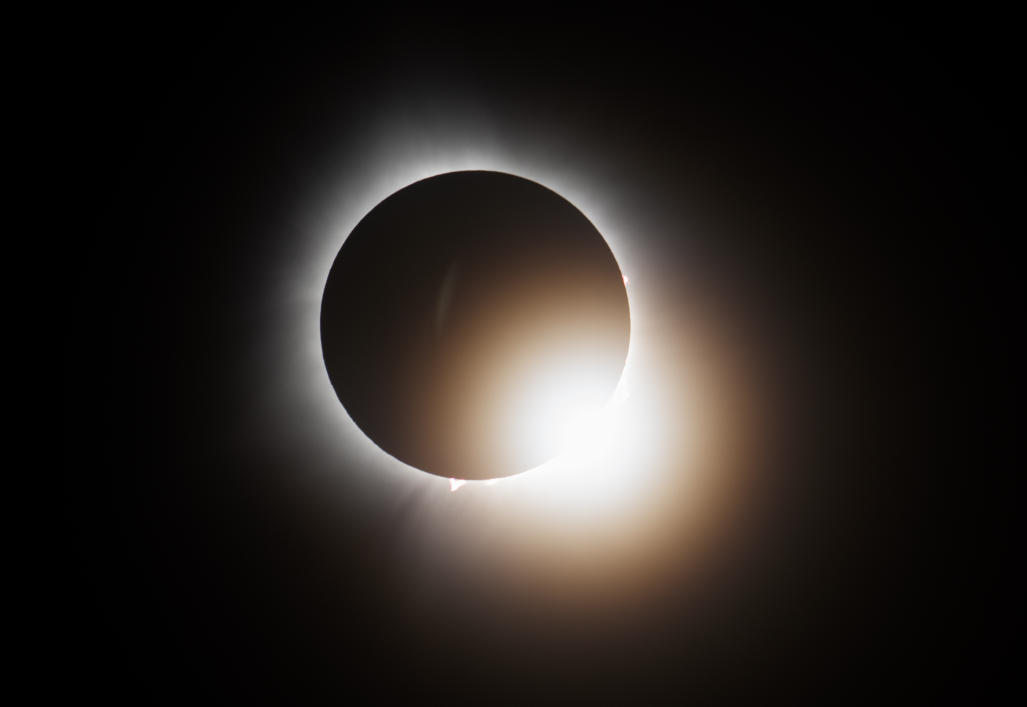
#> input picture Initial inputs/Eclipse Images/B2_Speedway_Indiana_April_8th_2024.jpg, 4107 x 2826 px, found by its file name (shown at 1/4 size)
$ python bead_process.py
#> lines starting #> are read from the running program, lines starting #| are printed output that depends on the picture
import cv2
import matplotlib.pyplot as plt
import numpy as np

from PIL import Image


img = cv2.imread("B2_Speedway_Indiana_April_8th_2024.jpg")
#> img is the input picture: shape (2826, 4107, 3); mean B, G, R 31.9, 35.4, 40.3
gray = cv2.cvtColor(img, cv2.COLOR_BGR2GRAY)
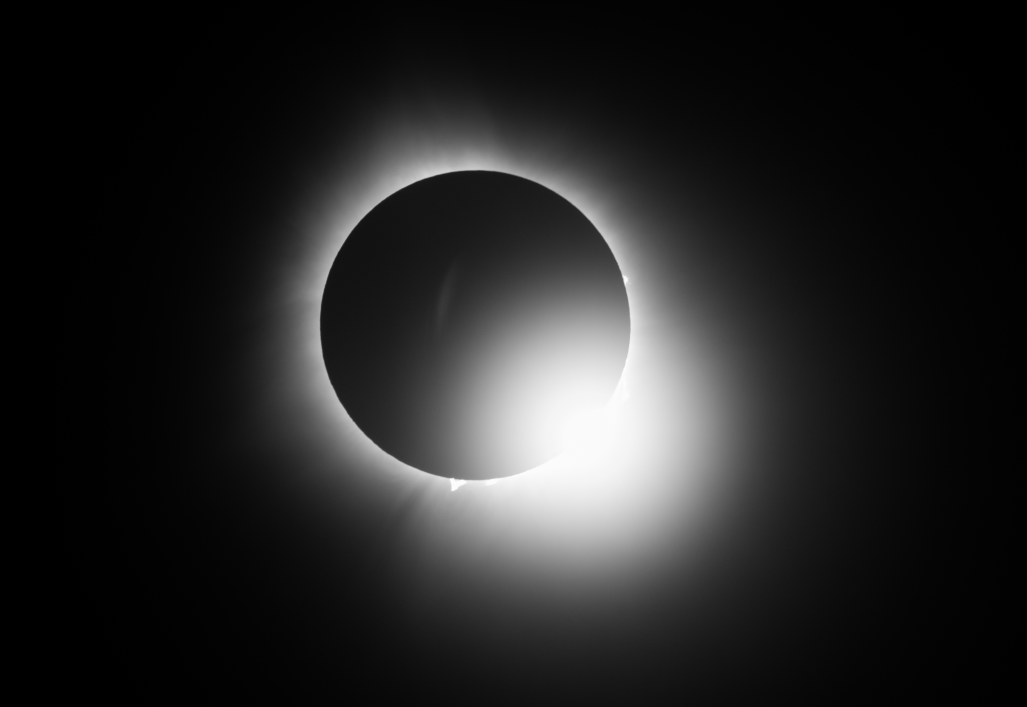
#> gray: shape (2826, 4107) (shown at 1/4 size); min 0, max 253, mean 36.5
gray_blur = cv2.GaussianBlur(gray, (5, 5), 0)

circles = cv2.HoughCircles(
    gray_blur,
    method=cv2.HOUGH_GRADIENT,
    dp=1.2,
    minDist=100,
    param1=50,
    param2=30,
    minRadius=300,
    maxRadius=700
)
#> circles = [[1897.8, 1300.2, 619.1], [1980.6, 1231.8, 514.4], [1871.4, 1203, 519.4]]

if circles is not None:
    circles = np.round(circles[0, :]).astype("int")
#> circles = [[1898, 1300, 619], [1981, 1232, 514], [1871, 1203, 519]]

    # If multiple circles are found, pick the one with the largest radius,
    # or the one whose center is near the image center, etc.
    largest_circle = max(circles, key=lambda c: c[2])
#> largest_circle = [1898, 1300, 619]
    center_x, center_y, radius_px = largest_circle
#> center_x = 1898; center_y = 1300; radius_px = 619
    print("Detected circle (x,y,radius):", (center_x, center_y,radius_px))
#| Detected circle (x,y,radius): (1898, 1300, 619)

    #np.save("eclipse_geometry.npy", np.array([int(center_x), int(center_y), int(radius_px)]))

    np.save("eclipse_geometry.npy", np.array([center_x, center_y, radius_px]))

#Threshhold
# _, thresh = cv2.threshold(gray_blur, 30, 255, cv2.THRESH_BINARY)
#contours, hierarchy = cv2.findContours(
#    thresh, cv2.RETR_EXTERNAL, cv2.CHAIN_APPROX_SIMPLE
#)
# Find the largest contour by area (likely the Moon’s disk)
#largest_contour = max(contours, key=cv2.contourArea)
#(x_cont, y_cont), radius_fit = cv2.minEnclosingCircle(largest_contour)
#center_x, center_y = int(x_cont), int(y_cont)

img_out = img.copy()
cv2.circle(img_out, (int(center_x), int(center_y)), int(radius_px), (0, 255, 0), 4)
cv2.circle(img_out, (int(center_x), int(center_y)), 6, (0, 0, 255), -1)


cv2.imwrite("Detected_lunar_disk_output.png", img_out)
plt.figure(figsize=(10, 8))
plt.imshow(cv2.cvtColor(img_out, cv2.COLOR_BGR2RGB))
plt.title("✔ Correctly Marked Lunar Disk")
plt.axis("off")
plt.show()
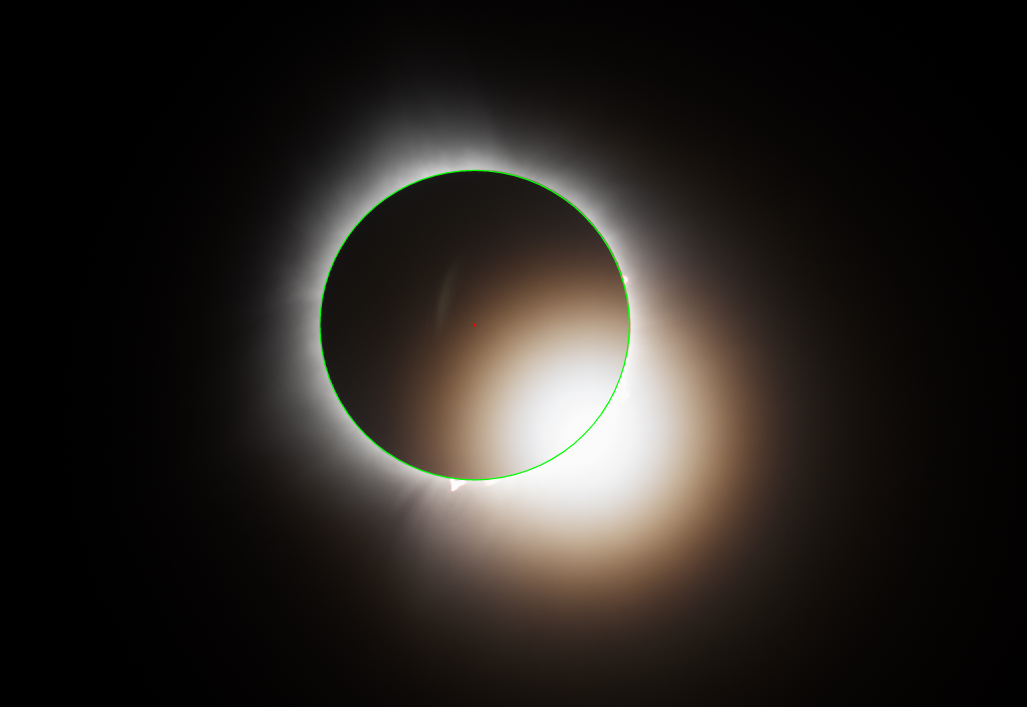
#> shown: shape (2826, 4107, 3) (shown at 1/4 size); mean R, G, B 40.1, 35.6, 31.7

$ run again, with Initial inputs/Eclipse Images/B11_Rawlins_TX_April_8th_2024.jpg copied over Initial inputs/Eclipse Images/B2_Speedway_Indiana_April_8th_2024.jpg
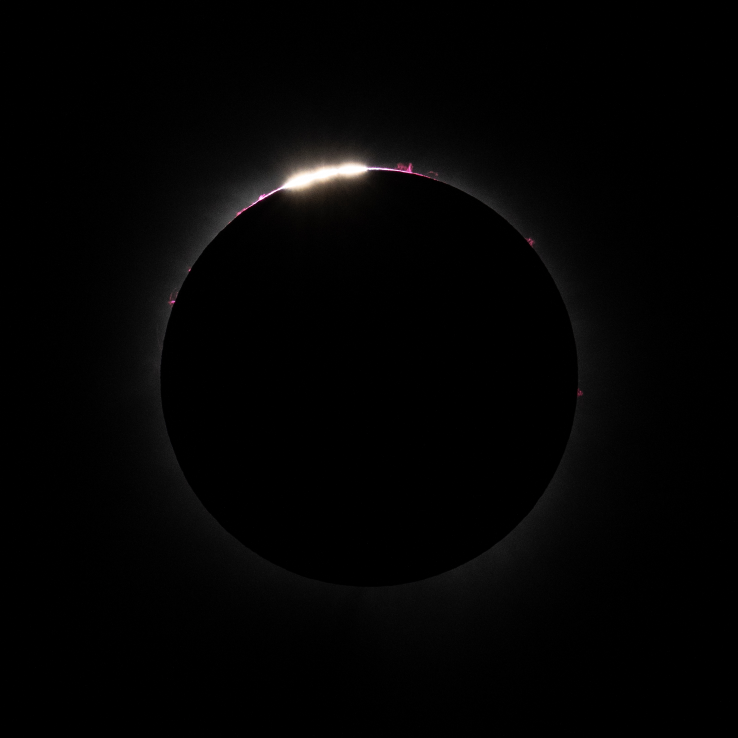
#> input picture Initial inputs/Eclipse Images/B11_Rawlins_TX_April_8th_2024.jpg, 2213 x 2213 px, found by its file name (shown at 1/3 size)
#> img is the input picture: shape (2213, 2213, 3); mean B, G, R 3.4, 3.4, 3.6
#> `circles = cv2.HoughCircles( gray_blur, method=cv2.HOUGH_GRADIENT, dp=1..`: circles = 15 rows, first 8: [1107, 1132.2, 626.9], [1155, 1042.2, 524.4], [1024.2, 1073.4, 525], [972.6, 970.2, 414.7], [1150.2, 940.2, 432.4], [1187.4, 1207.8, 518.4], [1228.2, 1110.6, 504.5], [1066.2, 852.6, 383.3]
#> `circles = np.round(circles[0, :]).astype("int")`: circles = 15 rows, first 8: [1107, 1132, 627], [1155, 1042, 524], [1024, 1073, 525], [973, 970, 415], [1150, 940, 432], [1187, 1208, 518], [1228, 1111, 504], [1066, 853, 383]
#> largest_circle = [1107, 1132, 627]
#> center_x = 1107; center_y = 1132; radius_px = 627
#| Detected circle (x,y,radius): (1107, 1132, 627)
#> `plt.show()`:
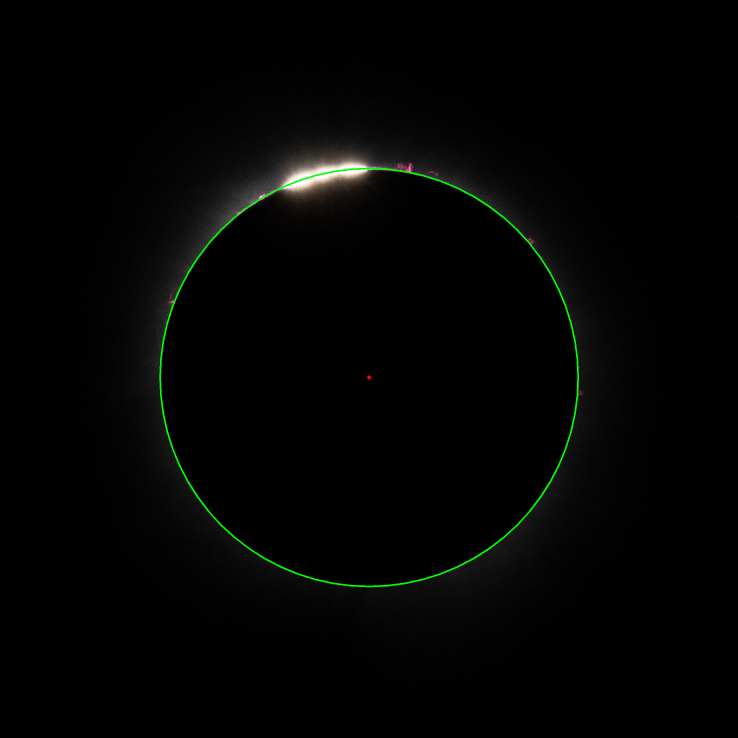
#> shown: shape (2213, 2213, 3) (shown at 1/3 size); mean R, G, B 3.4, 4.2, 3.2
